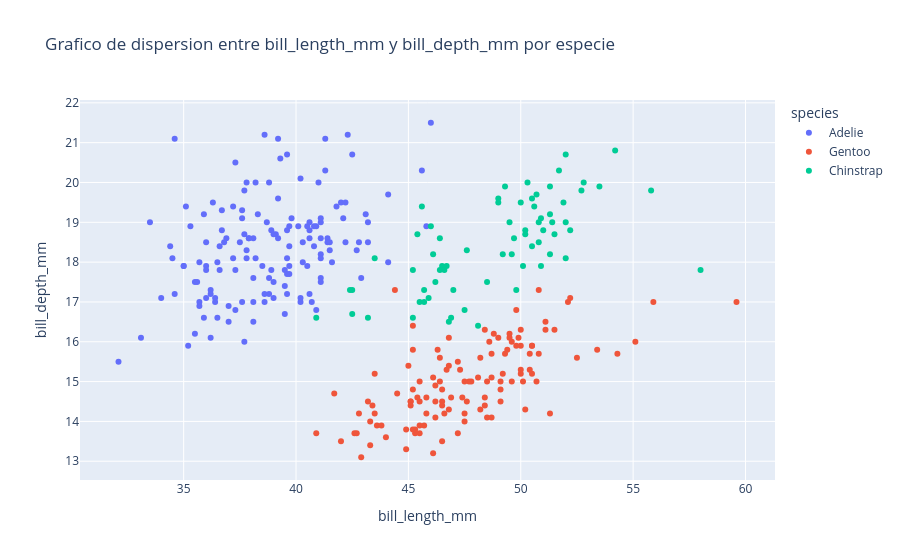

Notebook source saved alongside this figure:
### Code cell
# Grafico de dispersion dinamico (este serua multivariado)
px.scatter(data_mod, x='bill_length_mm', y='bill_depth_mm', color='species', title='Grafico de dispersion entre bill_length_mm y bill_depth_mm por especie')

### Figure 1 — Plotly figure (JSON) as saved in the notebook; plotly's stock layout.template omitted (floating-point values rounded to 4 significant figures; data arrays with more than 128 entries replaced by an {"elided": "..."} marker saying what was removed)
{"data": [{"hovertemplate": "species=Adelie<br>bill_length_mm=%{x}<br>bill_depth_mm=%{y}<extra></extra>", "legendgroup": "Adelie", "marker": {"color": "#636efa", "symbol": "circle"}, "mode": "markers", "name": "Adelie", "orientation": "v", "showlegend": true, "type": "scatter", "x": {"elided": "146 float values"}, "xaxis": "x", "y": {"elided": "146 float values"}, "yaxis": "y"}, {"hovertemplate": "species=Gentoo<br>bill_length_mm=%{x}<br>bill_depth_mm=%{y}<extra></extra>", "legendgroup": "Gentoo", "marker": {"color": "#EF553B", "symbol": "circle"}, "mode": "markers", "name": "Gentoo", "orientation": "v", "showlegend": true, "type": "scatter", "x": [46.1, 50.0, 48.7, 50.0, 47.6, 46.5, 45.4, 46.7, 43.3, 46.8, 40.9, 49.0, 45.5, 48.4, 45.8, 49.3, 42.0, 49.2, 46.2, 48.7, 50.2, 45.1, 46.5, 46.3, 42.9, 46.1, 47.8, 48.2, 50.0, 47.3, 42.8, 45.1, 59.6, 49.1, 48.4, 42.6, 44.4, 44.0, 48.7, 42.7, 49.6, 45.3, 49.6, 50.5, 43.6, 45.5, 50.5, 44.9, 45.2, 46.6, 48.5, 45.1, 50.1, 46.5, 45.0, 43.8, 45.5, 43.2, 50.4, 45.3, 46.2, 45.7, 54.3, 45.8, 49.8, 49.5, 43.5, 50.7, 47.7, 46.4, 48.2, 46.5, 46.4, 48.6, 47.5, 51.1, 45.2, 45.2, 49.1, 52.5, 47.4, 50.0, 44.9, 50.8, 43.4, 51.3, 47.5, 52.1, 47.5, 52.2, 45.5, 49.5, 44.5, 50.8, 49.4, 46.9, 48.4, 51.1, 48.5, 55.9, 47.2, 49.1, 46.8, 41.7, 53.4, 43.3, 48.1, 50.5, 49.8, 43.5, 51.5, 46.2, 55.1, 48.8, 47.2, 46.8, 50.4, 45.2, 49.9], "xaxis": "x", "y": [13.2, 16.3, 14.1, 15.2, 14.5, 13.5, 14.6, 15.3, 13.4, 15.4, 13.7, 16.1, 13.7, 14.6, 14.6, 15.7, 13.5, 15.2, 14.5, 15.1, 14.3, 14.5, 14.5, 15.8, 13.1, 15.1, 15.0, 14.3, 15.3, 15.3, 14.2, 14.5, 17.0, 14.8, 16.3, 13.7, 17.3, 13.6, 15.7, 13.7, 16.0, 13.7, 15.0, 15.9, 13.9, 13.9, 15.9, 13.3, 15.8, 14.2, 14.1, 14.4, 15.0, 14.4, 15.4, 13.9, 15.0, 14.5, 15.3, 13.8, 14.9, 13.9, 15.7, 14.2, 16.8, 16.2, 14.2, 15.0, 15.0, 15.6, 15.6, 14.8, 15.0, 16.0, 14.2, 16.3, 13.8, 16.4, 14.5, 15.6, 14.6, 15.9, 13.8, 17.3, 14.4, 14.2, 14.0, 17.0, 15.0, 17.1, 14.5, 16.1, 14.7, 15.7, 15.8, 14.6, 14.4, 16.5, 15.0, 17.0, 15.5, 15.0, 16.1, 14.7, 15.8, 14.0, 15.1, 15.2, 15.9, 15.2, 16.3, 14.1, 16.0, 16.2, 13.7, 14.3, 15.7, 14.8, 16.1], "yaxis": "y"}, {"hovertemplate": "species=Chinstrap<br>bill_length_mm=%{x}<br>bill_depth_mm=%{y}<extra></extra>", "legendgroup": "Chinstrap", "marker": {"color": "#00cc96", "symbol": "circle"}, "mode": "markers", "name": "Chinstrap", "orientation": "v", "showlegend": true, "type": "scatter", "x": [46.5, 50.0, 51.3, 45.4, 52.7, 45.2, 46.1, 51.3, 46.0, 51.3, 46.6, 51.7, 47.0, 52.0, 45.9, 50.5, 50.3, 58.0, 46.4, 49.2, 42.4, 48.5, 43.2, 50.6, 46.7, 52.0, 50.5, 49.5, 46.4, 52.8, 40.9, 54.2, 42.5, 51.0, 49.7, 47.5, 47.6, 52.0, 46.9, 53.5, 49.0, 46.2, 50.9, 45.5, 50.9, 50.8, 50.1, 49.0, 51.5, 49.8, 48.1, 51.4, 45.7, 50.7, 42.5, 52.2, 45.2, 49.3, 50.2, 45.6, 51.9, 46.8, 45.7, 55.8, 43.5, 49.6, 50.8, 50.2], "xaxis": "x", "y": [17.9, 19.5, 19.2, 18.7, 19.8, 17.8, 18.2, 18.2, 18.9, 19.9, 17.8, 20.3, 17.3, 18.1, 17.1, 19.6, 20.0, 17.8, 18.6, 18.2, 17.3, 17.5, 16.6, 19.4, 17.9, 19.0, 18.4, 19.0, 17.8, 20.0, 16.6, 20.8, 16.7, 18.8, 18.6, 16.8, 18.3, 20.7, 16.6, 19.9, 19.5, 17.5, 19.1, 17.0, 17.9, 18.5, 17.9, 19.6, 18.7, 17.3, 16.4, 19.0, 17.3, 19.7, 17.3, 18.8, 16.6, 19.9, 18.8, 19.4, 19.5, 16.5, 17.0, 19.8, 18.1, 18.2, 19.0, 18.7], "yaxis": "y"}], "layout": {"legend": {"title": {"text": "species"}, "tracegroupgap": 0}, "title": {"text": "Grafico de dispersion entre bill_length_mm y bill_depth_mm por especie"}, "xaxis": {"anchor": "y", "domain": [0, 1], "title": {"text": "bill_length_mm"}}, "yaxis": {"anchor": "x", "domain": [0, 1], "title": {"text": "bill_depth_mm"}}}}
